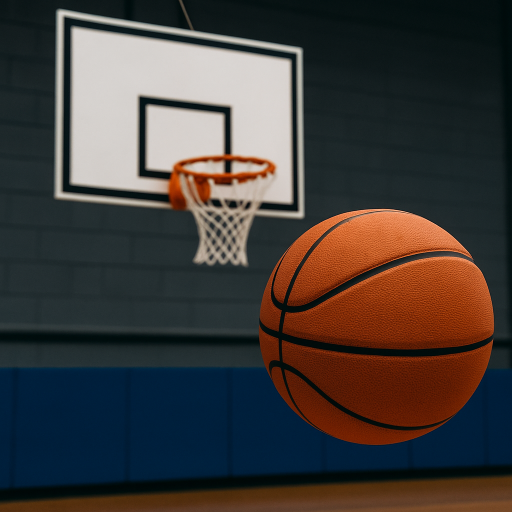
#> input picture basketball.jpg, 1024 x 1024 px (shown at 1/2 size)
$ python opencv_basics_demo.py
#> lines starting #> are read from the running program, lines starting #| are printed output that depends on the picture; after the words box and inside, x2 and y2 are one past the last pixel; in counts of white or black regions, pixels touching at a corner belong together
# opencv_basics_demo.py

import cv2

# 1. Reading and Displaying an Image
image = cv2.imread('basketball.jpg')  # Load an image from file
#> image is the input picture: shape (1024, 1024, 3); mean B, G, R 57.3, 60.1, 65.8
cv2.imshow('Original Image', image)  # Display the original image
cv2.waitKey(0)

# 2. Converting to Grayscale
gray = cv2.cvtColor(image, cv2.COLOR_BGR2GRAY)  # Convert the image to grayscale
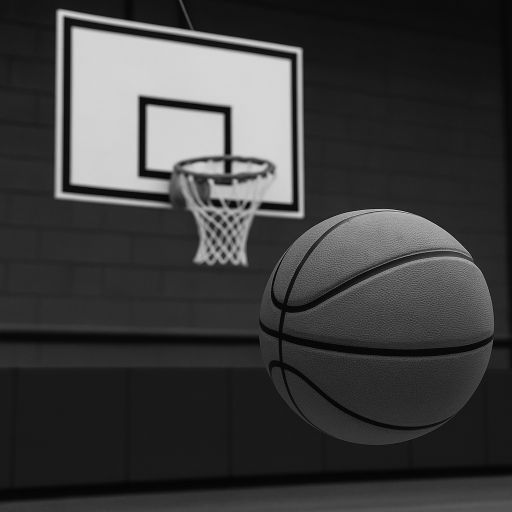
#> gray: shape (1024, 1024) (shown at 1/2 size); min 0, max 227, mean 61.5
cv2.imshow('Grayscale Image', gray)
cv2.waitKey(0)

# 3. Resizing and Cropping
resized = cv2.resize(image, (640, 480))  # Resize image to 640x480
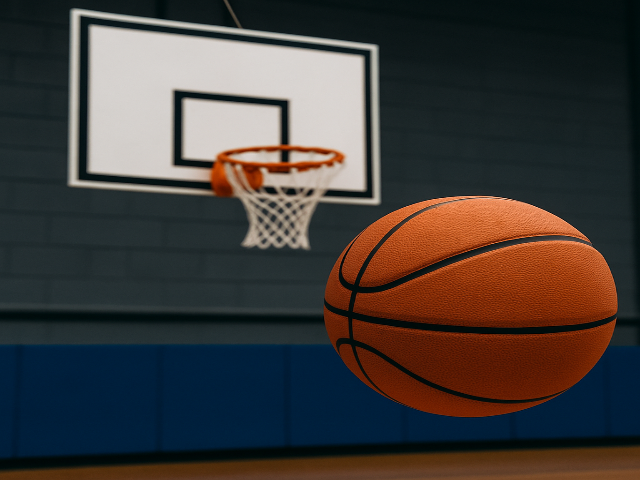
#> resized: shape (480, 640, 3); mean B, G, R 57.2, 59.9, 65.7
cv2.imshow('Resized Image', resized)
cv2.waitKey(0)

cropped = image[100:400, 200:600]  # Crop the image using slicing
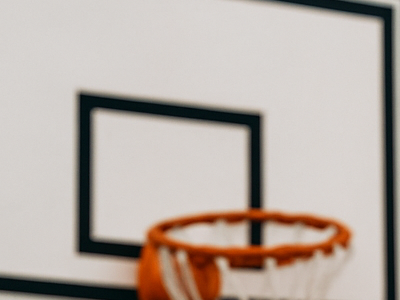
#> cropped: shape (300, 400, 3); mean B, G, R 164.9, 172.4, 183.3
cv2.imshow('Cropped Image', cropped)
cv2.waitKey(0)

# 4. Drawing Shapes
# Draw a rectangle: (image, start_point, end_point, color, thickness)
cv2.rectangle(image, (100, 100), (200, 200), (0, 255, 0), 2)

# Draw a circle: (image, center_coordinates, radius, color, thickness)
cv2.circle(image, (150, 150), 50, (255, 0, 0), 3)
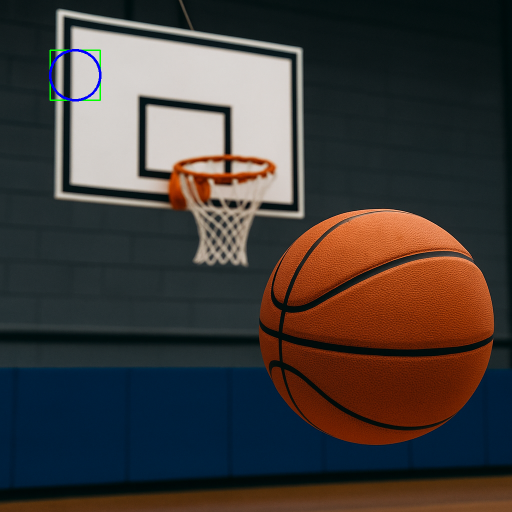
#> image: shape (1024, 1024, 3) (shown at 1/2 size); mean B, G, R 57.3, 59.9, 65.5

cv2.imshow('Shapes Drawn', image)
cv2.waitKey(0)

# 5. Edge Detection (Canny)
edges = cv2.Canny(gray, 100, 200)  # Detect edges using the Canny method
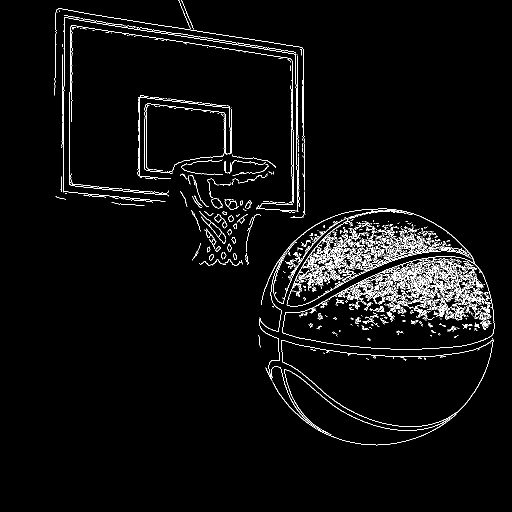
#> edges: shape (1024, 1024) (shown at 1/2 size); 3.2% white in thin lines or dots, all inside (x1, y1, x2, y2) = (109, 0, 989, 891)
cv2.imshow('Edge Detection', edges)
cv2.waitKey(0)

# [12 lines of commented-out code are left out]
contours, _ = cv2.findContours(edges, cv2.RETR_EXTERNAL, cv2.CHAIN_APPROX_SIMPLE)
#> contours = 859 contours, 833 with area under 20; largest, box (x1, y1, x2, y2) and area: (522, 417, 989, 700) 55528, (573, 441, 943, 613) 467, (568, 738, 914, 891) 232, (519, 420, 791, 664) 216, (563, 679, 987, 854) 185
cv2.drawContours(image, contours, -1, (0, 255, 255), 2)  # Draw all contours
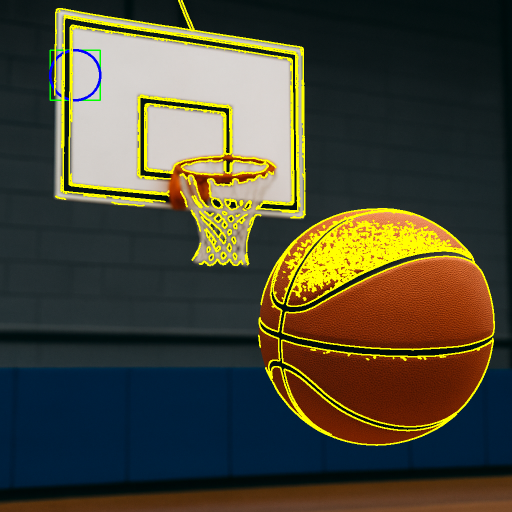
#> image: shape (1024, 1024, 3) (shown at 1/2 size); 6.99% of pixels changed, all inside (x1, y1, x2, y2) = (108, 0, 990, 892)
cv2.imshow('Contours', image)
cv2.waitKey(0)

cv2.destroyAllWindows()
